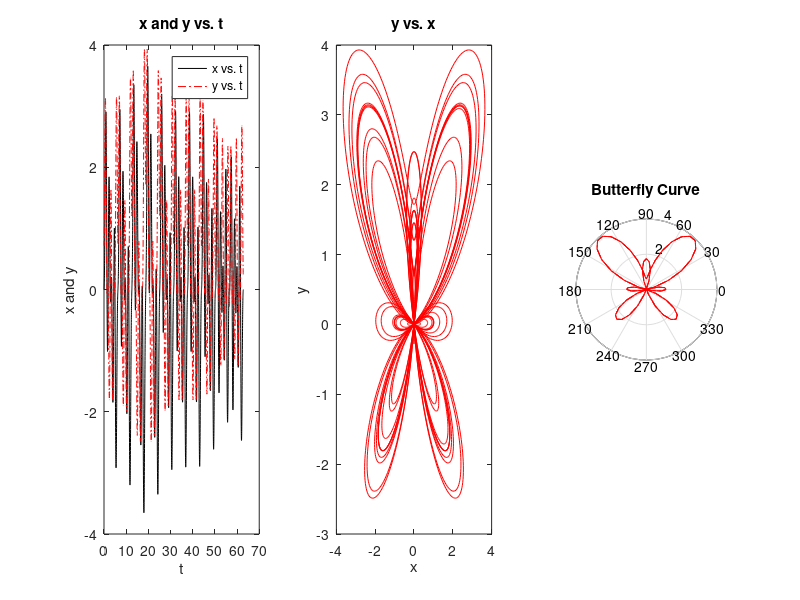

MATLAB code to generate this figure:
%Problem 1
n = 5000 ;
t = linspace(0,20*pi,n);
x = sin(t).*(exp(cos(t))-2*cos(4*t)+sin(t/12).^5)
y = cos(t).*(exp(cos(t))-2*cos(4*t)+sin(t/12).^5)
subplot(131);plot(t,x,'k'); 
hold on;
plot(t,y,'r-.');
title('x and y vs. t')
xlabel('t') 
ylabel('x and y')
legend('x vs. t','y vs. t');
hold off;
subplot(132),plot(x,y,'r');
title('y vs. x')
xlabel('x') 
ylabel('y') 
%Problem 2
n = pi/32;
theta = 0:n:8*pi;
rho = (exp(sin(theta))-2*cos(4*theta)-(sin((20-pi)/24).^5))
subplot(133),polar(theta,rho,'--r')
title('Butterfly Curve')
xlabel('Theta (\theta)')